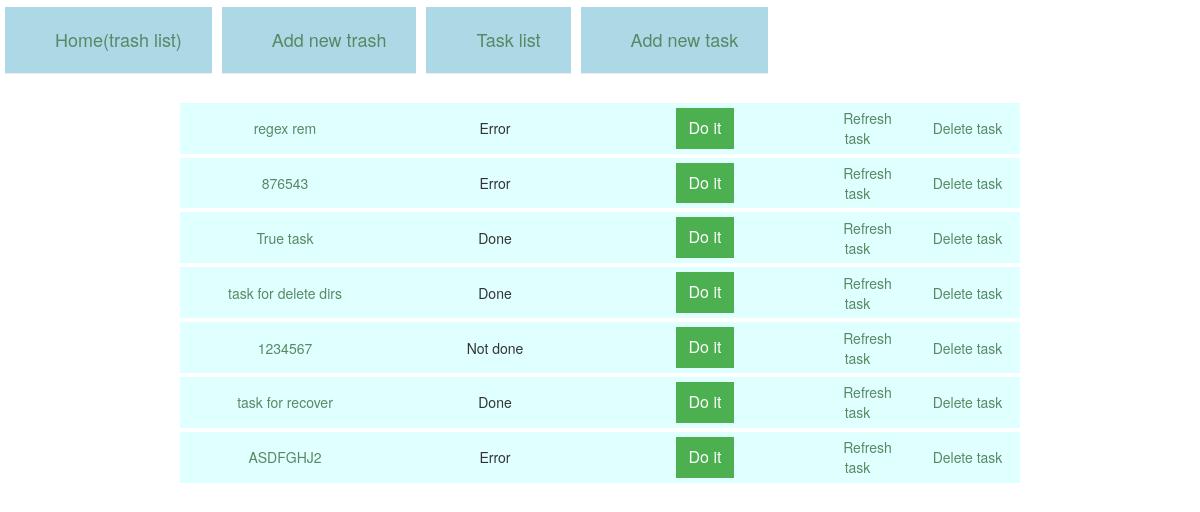
The page /task_list/ on the database as committed earlier.
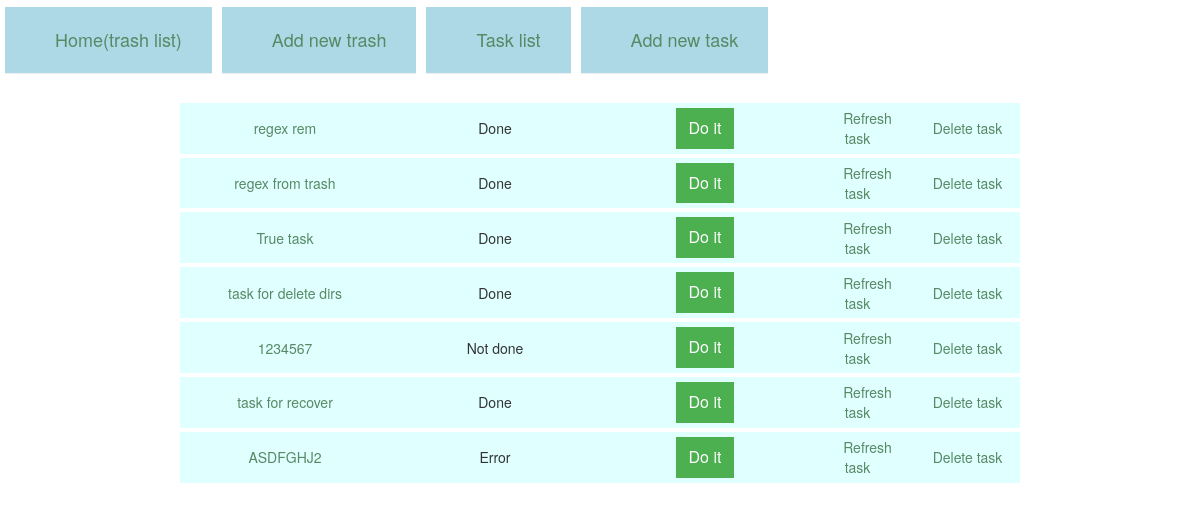
The same page on the database as committed later.
### trashes/models.py (models this page shows, shortened)
class TaskToDo(models.Model):
    name = models.CharField(max_length=256, default=' ')
    file_path = models.CharField(max_length=256, default=' ')
    trash = models.ForeignKey(Trash, default=None)
    verbose = models.BooleanField(default=False)
    dry_run = models.BooleanField(default=False)
    silent = models.BooleanField(default=False)
    tasks = (
        ('delete by regex', 'delete by regex'),
        ('delete by filename', 'delete by filename'),
        ('recover all trash', 'recover all trash'),
        ('clear all trash', 'clear all trash'),
        ('remove files from trash', 'remove files from trash'),
        ('recover files from trash', 'recover files from trash'),
        ('remove files from trash by regex', 'remove files from trash by regex'),
        ('recover files from trash by regex', 'recover files from trash by regex')
    )
    file_task = models.CharField(max_length=256, choices=tasks, default=None)
    regular = models.CharField(max_length=256, default=' ')
    NOTDONE = 'Not done'
    INPROCESS = 'In process'
    WAITING = 'Waiting'
    DONE = 'Done'
    ERROR = 'Error'
    task_process_choices = (
        (NOTDONE, 'Not done'),
        (INPROCESS, 'In process'),
        (WAITING, 'Waiting'),
        (DONE, 'Done'),
        (ERROR, 'Error'),
    )
    task_process = models.CharField(
        max_length=256,
        choices=task_process_choices,
        default=NOTDONE,
    )
    class Meta:
        db_table = 'task'

### trashes/views.py (the view)
# urls.py: url(r'^task_list/$', views.TaskList.as_view(), name='task_list'),
class TaskList(ListView):
    template_name = 'task_list.html'
    model = TaskToDo

### templates/task_list.html
{% extends 'base.html' %}
{% block content %}
<table >
        <tbody>
            <tr>
             <td ><div class="page-header"><a href={% url 'main' %}>Home(trash list)</a></div></td>
            <td ><div class="page-header"><a href={% url 'add_trash' %}>Add new trash</a></div></td>
            <td ><div class="page-header"><a href={% url 'task_list'%}>Task list</a></div></td>
            <td ><div class="page-header"><a href={% url 'add_task'%}>Add new task</a></div></td>
            </tr>
        </tbody>
    </table>
 {% if tasktodo_list %}
{% for obj in tasktodo_list %}
    <table style="margin-left: auto; margin-right: auto; background-color: #E0FFFF" width= 70%>
    <tbody>
        <tr>
            <td style="width: 25%; text-align: center"><div><a href={% url 'refresh_task' pk=obj.pk %}>{{ obj.name }}</a></div></td>
            <td style="width: 25%; text-align: center"><div>{{ obj.task_process }}</div></td>
            <td style="width: 25%; text-align: center">
             {% if obj.task_process != obj.WAITING %}
                 {% if obj.task_process != obj.INPROCESS %}
                    <form action="{% url 'do_the_task' pk=obj.pk %}" method="post">{% csrf_token %}
                        <input class="button" type="submit" value="Do it">
                    </form>
                 {% endif %}
            {% endif %}
            </td>
            <td style="width: 100px; text-align: center"><div><a href={% url 'refresh_task' pk=obj.pk %}>Refresh task</a></div></td>
            <td style="width: 100px; text-align: center"><div><a href={% url 'delete_task' pk=obj.pk %}>Delete task</a></div></td>
        </tr>
    </tbody>
    </table>
{% endfor %}
{% else %}
<p> task is done</p>
{% endif %}
{% endblock %}

### templates/base.html (shortened to what this page needs)
{% load static %}
{% load staticfiles %}
<!DOCTYPE html>
<html lang="en">
<head>
    <link rel="stylesheet" href="{% static 'dist/css/bootstrap.min.css' %}">
    <link rel="stylesheet" href="{% static 'dist/css/bootstrap-theme.min.css' %}">
    <link rel="stylesheet" href="{% static 'style.css' %}">
</head>
<body>
    <div class="wrapper">
        <div class="wrapper-content">
            {% block content %}
            {% endblock content %}
        </div>
    </div>
</body>
</html>

### static/style.css (style rules this page uses)
.page-header { background-color: lightblue; margin-top: 0; padding: 20px 20px 20px 40px; font-weight: 100; font-size: large; text-underline: none; }
td a { margin-top: 0; padding: 10px 10px 10px 10px; color: #578965; }
.button { background-color: #4CAF50; border: none; color: white; padding: 9px 13px; text-align: center; text-decoration: none; display: inline-block; font-size: 16px; }
TABLE { border-top: 2px solid #FFF; border-bottom: 2px solid #FFF; }
TD, TH { padding: 5px; }

Rows that differ between the two databases and show on the page:
changed TaskToDo "regex rem": task_process "Error" → "Done"
changed TaskToDo: name "876543" → "regex from trash"; task_process "Error" → "Done"
